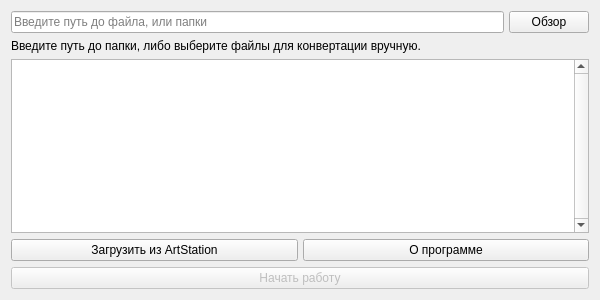
<?xml version="1.0" encoding="UTF-8"?>
<ui version="4.0">
 <class>Widget</class>
 <widget class="QWidget" name="Widget">
  <property name="geometry">
   <rect>
    <x>0</x>
    <y>0</y>
    <width>600</width>
    <height>300</height>
   </rect>
  </property>
  <property name="sizePolicy">
   <sizepolicy hsizetype="Preferred" vsizetype="Preferred">
    <horstretch>0</horstretch>
    <verstretch>0</verstretch>
   </sizepolicy>
  </property>
  <property name="minimumSize">
   <size>
    <width>400</width>
    <height>200</height>
   </size>
  </property>
  <property name="maximumSize">
   <size>
    <width>600</width>
    <height>300</height>
   </size>
  </property>
  <property name="windowTitle">
   <string>Widget</string>
  </property>
  <layout class="QGridLayout" name="gridLayout">
   <item row="1" column="0">
    <widget class="QLabel" name="information_label">
     <property name="text">
      <string>Введите путь до папки, либо выберите файлы для конвертации вручную.</string>
     </property>
     <property name="wordWrap">
      <bool>true</bool>
     </property>
    </widget>
   </item>
   <item row="3" column="0">
    <layout class="QHBoxLayout" name="horizontalLayout">
     <property name="spacing">
      <number>5</number>
     </property>
     <item>
      <widget class="QPushButton" name="artstation_load_btn">
       <property name="sizePolicy">
        <sizepolicy hsizetype="Minimum" vsizetype="Preferred">
         <horstretch>0</horstretch>
         <verstretch>0</verstretch>
        </sizepolicy>
       </property>
       <property name="text">
        <string>Загрузить из ArtStation</string>
       </property>
       <property name="shortcut">
        <string>Ctrl+Shift+O</string>
       </property>
      </widget>
     </item>
     <item>
      <widget class="QPushButton" name="about_programm_btn">
       <property name="sizePolicy">
        <sizepolicy hsizetype="Minimum" vsizetype="Preferred">
         <horstretch>0</horstretch>
         <verstretch>0</verstretch>
        </sizepolicy>
       </property>
       <property name="text">
        <string>О программе</string>
       </property>
       <property name="shortcut">
        <string>Alt+Return</string>
       </property>
      </widget>
     </item>
    </layout>
   </item>
   <item row="0" column="0">
    <layout class="QHBoxLayout" name="horizontalLayout_2">
     <property name="spacing">
      <number>5</number>
     </property>
     <item>
      <widget class="QLineEdit" name="path_to_folder_le">
       <property name="sizePolicy">
        <sizepolicy hsizetype="Expanding" vsizetype="Preferred">
         <horstretch>0</horstretch>
         <verstretch>0</verstretch>
        </sizepolicy>
       </property>
       <property name="placeholderText">
        <string>Введите путь до файла, или папки</string>
       </property>
       <property name="clearButtonEnabled">
        <bool>true</bool>
       </property>
      </widget>
     </item>
     <item>
      <widget class="QPushButton" name="browse_files_btn">
       <property name="sizePolicy">
        <sizepolicy hsizetype="Minimum" vsizetype="Preferred">
         <horstretch>0</horstretch>
         <verstretch>0</verstretch>
        </sizepolicy>
       </property>
       <property name="text">
        <string>Обзор</string>
       </property>
       <property name="shortcut">
        <string>Ctrl+O</string>
       </property>
       <property name="checkable">
        <bool>false</bool>
       </property>
       <property name="flat">
        <bool>false</bool>
       </property>
      </widget>
     </item>
    </layout>
   </item>
   <item row="5" column="0">
    <widget class="QPushButton" name="call_worker_btn">
     <property name="enabled">
      <bool>false</bool>
     </property>
     <property name="sizePolicy">
      <sizepolicy hsizetype="Minimum" vsizetype="Preferred">
       <horstretch>0</horstretch>
       <verstretch>0</verstretch>
      </sizepolicy>
     </property>
     <property name="text">
      <string>Начать работу</string>
     </property>
    </widget>
   </item>
   <item row="2" column="0">
    <widget class="QListWidget" name="file_listwidget">
     <property name="enabled">
      <bool>true</bool>
     </property>
     <property name="sizePolicy">
      <sizepolicy hsizetype="Preferred" vsizetype="Preferred">
       <horstretch>0</horstretch>
       <verstretch>0</verstretch>
      </sizepolicy>
     </property>
     <property name="verticalScrollBarPolicy">
      <enum>Qt::ScrollBarAlwaysOn</enum>
     </property>
     <property name="horizontalScrollBarPolicy">
      <enum>Qt::ScrollBarAlwaysOff</enum>
     </property>
     <property name="showDropIndicator" stdset="0">
      <bool>false</bool>
     </property>
     <property name="selectionMode">
      <enum>QAbstractItemView::NoSelection</enum>
     </property>
    </widget>
   </item>
  </layout>
 </widget>
 <tabstops>
  <tabstop>file_listwidget</tabstop>
  <tabstop>about_programm_btn</tabstop>
  <tabstop>artstation_load_btn</tabstop>
  <tabstop>path_to_folder_le</tabstop>
  <tabstop>call_worker_btn</tabstop>
  <tabstop>browse_files_btn</tabstop>
 </tabstops>
 <resources/>
 <connections/>
</ui>
